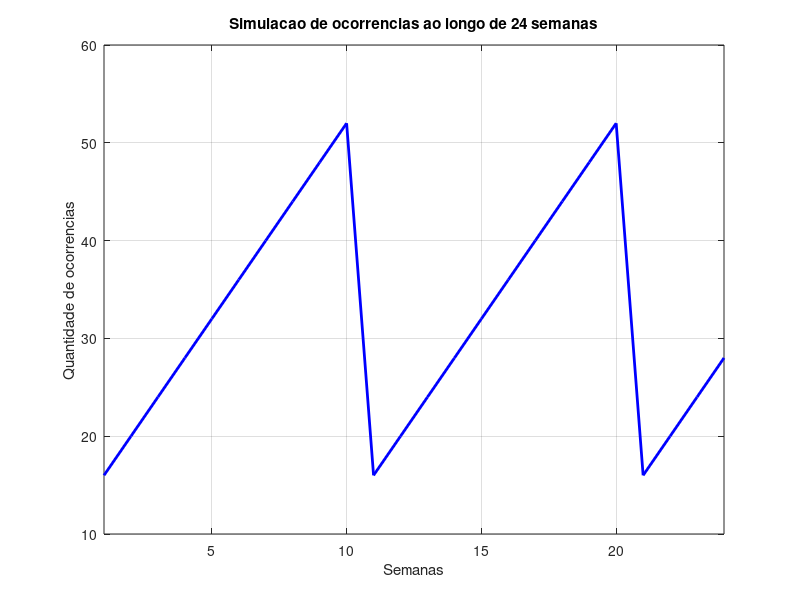

MATLAB code for this plot:
% Valor inicial de ocorrencias
L = 12;

% Vetores para armazenar os resultados
semanas = 1:24;
valores = zeros(1, 24);

% Simulacao durante 24 semanas
fprintf('SIMULACAO DE OCORRENCIAS\n\n');
fprintf('Semana\tL\tStatus\n');

for semana = 1:24

% Aumento semanal de ocorrencias
L = L + 4;

% Classificacao conforme os limites definidos
if L < 30
status = 'Normal';
elseif L < 50
status = 'Atencao';
else
status = 'Critico';
end

% Armazenamento do valor antes do mutirao
valores(semana) = L;

% Exibicao dos resultados
fprintf('%d\t%d\t%s\n', semana, L, status);

% Mutirao: reinicia as ocorrencias para 12
% somente depois de registrar a semana critica
if L >= 50
L = 12;
end

end

% Criacao do grafico
figure;

plot(semanas, valores, 'b-', 'LineWidth', 2);

% Configuracoes do grafico
title('Simulacao de ocorrencias ao longo de 24 semanas');
xlabel('Semanas');
ylabel('Quantidade de ocorrencias');

xlim([1 24]);
grid on;
